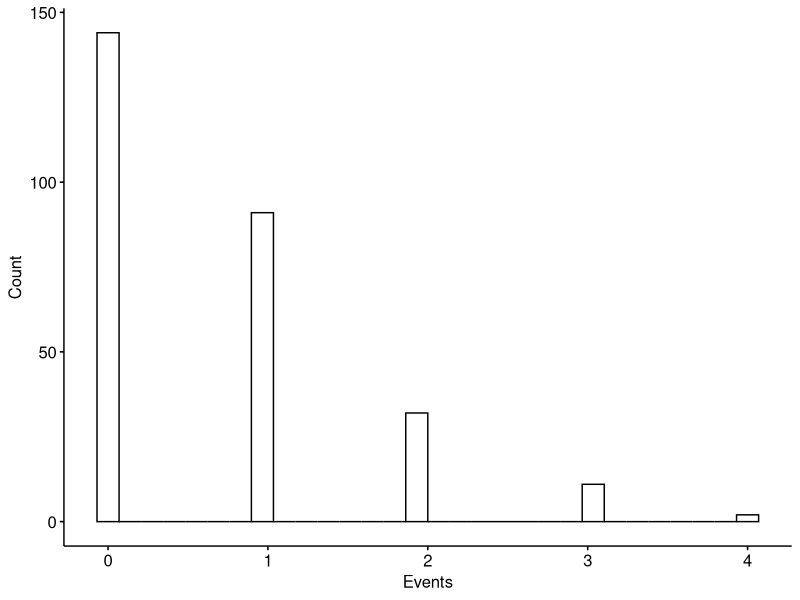
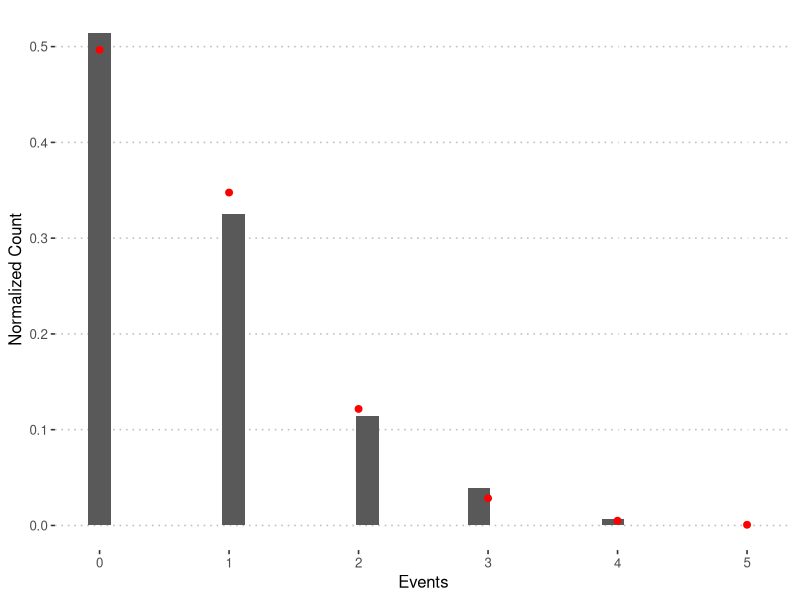

Here is the R script that generated these plots, in order:
## ---- chunk 1
knitr::opts_chunk$set(echo = TRUE, warning=FALSE, message=FALSE)
## ---- chunk 2
if (!require(pscl)) { 
  install.packages("pscl")
}
data(prussion) # the actual data
## ---- chunk 3
library(knitr)
library(ggplot2)
library(ggpubr)
## ---- chunk 4
knitr::kable(prussian[seq(1,100,11),])
## ---- chunk 5
knitr::kable(summary(prussian))
## ---- chunk 6
knitr::kable(summary(prussian))
## ---- chunk 7
ggpubr::gghistogram(data=prussian,x="y",xlab="Events",ylab="Count")
## ---- chunk 8
r = mean(prussian$y)
r
## ---- chunk 9
lambda = r * 1 # rate r times time interval
knitr::kable(dpois(0:5, lambda = lambda))
## ---- chunk 10
v <- 0:5
df <- data.frame(cbind(k=v,P=dpois(0:5, lambda = lambda)))
## ---- chunk 11
ggplot(data=prussian,aes(x=y)) + geom_histogram(aes(y = stat(count / sum(count)))) + 
  xlab("Events") + ylab("Normalized Count") +
  geom_point(aes(x=k,y=P),data=df,size=2,color="red") + theme_pubclean()
## ---- chunk 12
if (!require(broom)) {
  install.packages("broom")
}
## ---- chunk 13
m1 <- glm(y ~ ., family="poisson", data=prussian) # model
kable(broom::tidy(m1))
## ---- chunk 14
m1 <- glm(y ~ corp, family="poisson", data=prussian) # movel
kable(broom::tidy(m1))
## ---- chunk 15
# include_graphics("")
